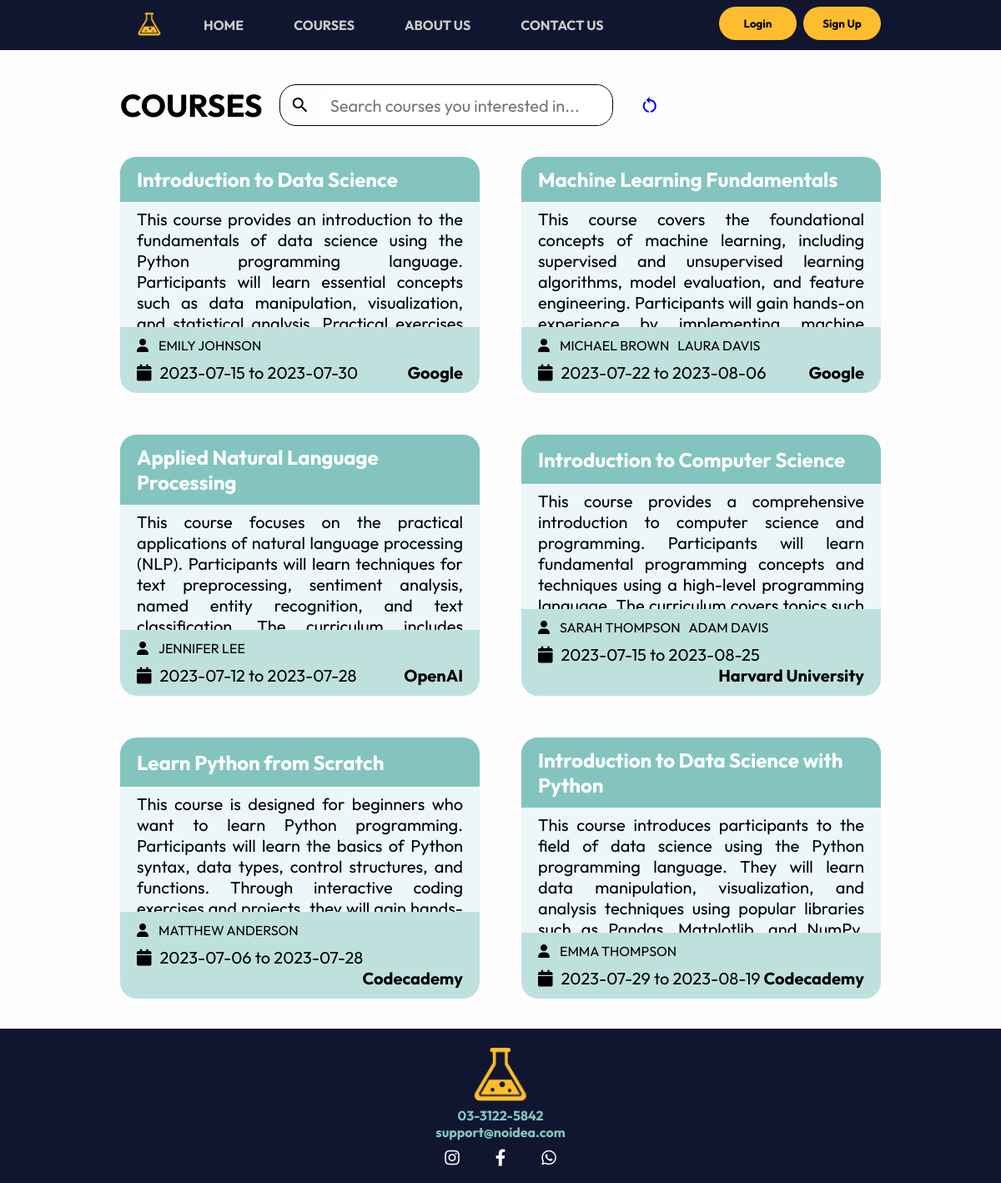
/php/courses.php, run on the app's committed database.
### tables this page shows
CREATE TABLE `course` (
  `course_id` int(255) NOT NULL,
  `course_title` varchar(255) NOT NULL,
  `course_description` text NOT NULL,
  `course_start_date` date NOT NULL,
  `course_end_date` date NOT NULL,
  `provider_id` int(255) NOT NULL
);

CREATE TABLE `provider` (
  `provider_id` int(255) NOT NULL,
  `provider_name` varchar(255) NOT NULL,
  `user_id` int(255) NOT NULL
);

### php/includes/functions.inc.php (the view, shortened to what this page needs)
<?php
function getAllCourses($connect) {
    $sql = "SELECT * FROM course JOIN `provider` USING(provider_id);";
    $result = mysqli_query($connect, $sql);
    return $result;
}
function getInstructorsNameByCourseId($connect, $courseId) {
    $sql = "SELECT DISTINCT i.instructor_name FROM instructor AS i JOIN instructor_course AS ci ON i.instructor_id = ci.instructor_id WHERE ci.course_id = '$courseId';";
    $result = mysqli_query($connect, $sql);
    return $result;
}
function populateIndexCoursesSection($connect, $courses, $hasLimit) {
    while ($row = mysqli_fetch_assoc($courses)) {
        $instructorsName = getInstructorsNameByCourseId($connect, $row['course_id']);
        echo '<div class="course-card">';
        echo    "<div class='title-progress-container'>";
        echo        "<h4 class='course-card-title'>" . $row['course_title'] . "</h4>";
        echo    "</div>";
        echo    "<p class='course-card-description'>" . $row['course_description'] . "</p>";
        echo    '<div class="details-container">';
        echo        '<div class="course-card-instructors">';
        echo            '<i class="fa-solid fa-user"></i>';
        echo            '<ul>';
        while ($innerRow = mysqli_fetch_assoc($instructorsName))
            echo            "<li>" . $innerRow['instructor_name'] . "</li>";
        echo            '</ul>';
        echo        '</div>';
        echo        '<div class="course-card-info">';
        echo            '<i class="fa-solid fa-calendar"></i>';
        echo                "<span class='course-card-details-date'>" . $row['course_start_date'] . " to " . $row['course_end_date'] . "</span>";
        echo                "<span class='course-card-details-company'>" . $row['provider_name'] . "</span>";
        echo        '</div>';
        echo    '</div>';
        echo '</div>';
    }
}
?>

### css/index_shared.css (style rules this page uses)
html { font-family: "Outfit", Helvetica, sans-serif; background-color: #10162F; }
body { display: flex; flex-direction: column; min-height: 100vh; }
ul { display: flex; flex-direction: row; flex-grow: 1; width: 100%; text-align: center; list-style-type: none; }
li { color: #787373; text-transform: uppercase; }
ul > :nth-last-child(2) { margin-left: auto; }

### css/course_card.css (style rules this page uses)
.course-card { display: flex; flex-direction: column; }
.course-card-title { padding: 12px 20px; background-color: #83C5BE; border-top-left-radius: 20px; border-top-right-radius: 20px; }
.course-card-description { padding: 8px 20px; background-color: #EDF6F9; text-align: justify; color: black; font-size: 20px; overflow: auto; width: auto; height: 150px; }
.details-container { padding: 12px 20px; background-color: #83c5bf81; border-bottom-left-radius: 20px; border-bottom-right-radius: 20px; color: black; font-size: 16px; }
.course-card-instructors { display: flex; flex-direction: row; gap: 12px; font-size: 16px; color: black; margin-bottom: 10px; overflow-wrap: unset; align-items: center; }
.course-card-instructors ul { display: flex; flex-direction: row; flex-wrap: nowrap; text-align: center; list-style-type: none; height: auto; flex-grow: 0; }
.course-card-instructors ul > :nth-last-child(2) { margin-left: 0; }
.course-card-instructors li { color: black; padding-right: 10px; }
.course-card-details-date { margin-left: 10px; }
.course-card-details-company { float: right; font-weight: bold; }
.course-card-info * { font-size: 20px; }
.title-progress-container { background-color: #83C5BE; border-top-left-radius: 20px; border-top-right-radius: 20px; display: flex; flex-direction: row; flex-grow: 1; align-items: center; }

### data on the page
course: course_title "Introduction to Data Science", course_description "This course provides an introduction to the fundamentals of data science using the Python programming language. Participants will learn essential concepts such as data manipulation, visualization,…", instructor_name "EMILY JOHNSON", course_start_date "2023-07-15", course_end_date "2023-07-30", provider.provider_name "Google"
course: course_title "Machine Learning Fundamentals", course_description "This course covers the foundational concepts of machine learning, including supervised and unsupervised learning algorithms, model evaluation, and feature engineering. Participants will gain hands-on…", instructor_name "MICHAEL BROWN", instructor_name "LAURA DAVIS", course_start_date "2023-07-22", course_end_date "2023-08-06", provider.provider_name "Google"
course: course_title "Applied Natural Language Processing", course_description "This course focuses on the practical applications of natural language processing (NLP). Participants will learn techniques for text preprocessing, sentiment analysis, named entity recognition, and text…", instructor_name "JENNIFER LEE", course_start_date "2023-07-12", course_end_date "2023-07-28", provider.provider_name "OpenAI"
course: course_title "Introduction to Computer Science", course_description "This course provides a comprehensive introduction to computer science and programming. Participants will learn fundamental programming concepts and techniques using a high-level programming…", instructor_name "SARAH THOMPSON", instructor_name "ADAM DAVIS", course_start_date "2023-07-15", course_end_date "2023-08-25", provider.provider_name "Harvard University"
course: course_title "Learn Python from Scratch", course_description "This course is designed for beginners who want to learn Python programming. Participants will learn the basics of Python syntax, data types, control structures, and functions. Through interactive coding…", instructor_name "MATTHEW ANDERSON", course_start_date "2023-07-06", course_end_date "2023-07-28", provider.provider_name "Codecademy"
course: course_title "Introduction to Data Science with Python", course_description "This course introduces participants to the field of data science using the Python programming language. They will learn data manipulation, visualization, and analysis techniques using popular libraries…", instructor_name "EMMA THOMPSON", course_start_date "2023-07-29", course_end_date "2023-08-19", provider.provider_name "Codecademy"
